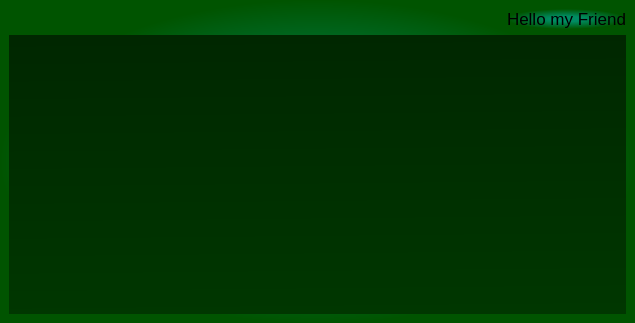
<?xml version="1.0" encoding="UTF-8"?>
<ui version="4.0">
 <class>MainWindow</class>
 <widget class="QMainWindow" name="MainWindow">
  <property name="geometry">
   <rect>
    <x>0</x>
    <y>0</y>
    <width>635</width>
    <height>323</height>
   </rect>
  </property>
  <property name="windowTitle">
   <string>MainWindow</string>
  </property>
  <property name="styleSheet">
   <string notr="true">background-color: qradialgradient(spread:pad, cx:0.5, cy:0.5, radius:0.5, fx:0.5, fy:0.5, stop:0.272374 rgba(0, 140, 99, 255), stop:1 rgba(0, 84, 0, 255));</string>
  </property>
  <widget class="QWidget" name="centralwidget">
   <layout class="QGridLayout" name="gridLayout">
    <item row="1" column="0">
     <widget class="QTextEdit" name="textEdit">
      <property name="font">
       <font>
        <family>Fixedsys</family>
       </font>
      </property>
      <property name="styleSheet">
       <string notr="true">color: rgb(255, 255, 255);
background-color: qlineargradient(spread:pad, x1:0.522682, y1:1, x2:0.5, y2:0, stop:0 rgba(0, 55, 0, 255), stop:1 rgba(0, 39, 0, 255));</string>
      </property>
      <property name="inputMethodHints">
       <set>Qt::ImhMultiLine</set>
      </property>
      <property name="frameShape">
       <enum>QFrame::NoFrame</enum>
      </property>
      <property name="frameShadow">
       <enum>QFrame::Sunken</enum>
      </property>
      <property name="lineWidth">
       <number>0</number>
      </property>
      <property name="undoRedoEnabled">
       <bool>true</bool>
      </property>
      <property name="lineWrapMode">
       <enum>QTextEdit::WidgetWidth</enum>
      </property>
      <property name="readOnly">
       <bool>false</bool>
      </property>
      <property name="html">
       <string>&lt;!DOCTYPE HTML PUBLIC &quot;-//W3C//DTD HTML 4.0//EN&quot; &quot;http://www.w3.org/TR/REC-html40/strict.dtd&quot;&gt;
&lt;html&gt;&lt;head&gt;&lt;meta name=&quot;qrichtext&quot; content=&quot;1&quot; /&gt;&lt;style type=&quot;text/css&quot;&gt;
p, li { white-space: pre-wrap; }
&lt;/style&gt;&lt;/head&gt;&lt;body style=&quot; font-family:'Fixedsys'; font-size:8.25pt; font-weight:400; font-style:normal;&quot;&gt;
&lt;p style=&quot;-qt-paragraph-type:empty; margin-top:0px; margin-bottom:0px; margin-left:0px; margin-right:0px; -qt-block-indent:0; text-indent:0px; font-family:'MS Shell Dlg 2';&quot;&gt;&lt;br /&gt;&lt;/p&gt;&lt;/body&gt;&lt;/html&gt;</string>
      </property>
      <property name="textInteractionFlags">
       <set>Qt::TextEditorInteraction</set>
      </property>
     </widget>
    </item>
    <item row="0" column="0">
     <layout class="QHBoxLayout" name="horizontalLayout">
      <item>
       <spacer name="horizontalSpacer">
        <property name="orientation">
         <enum>Qt::Horizontal</enum>
        </property>
        <property name="sizeHint" stdset="0">
         <size>
          <width>40</width>
          <height>20</height>
         </size>
        </property>
       </spacer>
      </item>
      <item>
       <widget class="QLabel" name="label_2">
        <property name="font">
         <font>
          <pointsize>13</pointsize>
         </font>
        </property>
        <property name="text">
         <string>Hello my Friend</string>
        </property>
       </widget>
      </item>
     </layout>
    </item>
   </layout>
  </widget>
 </widget>
 <resources/>
 <connections/>
</ui>
